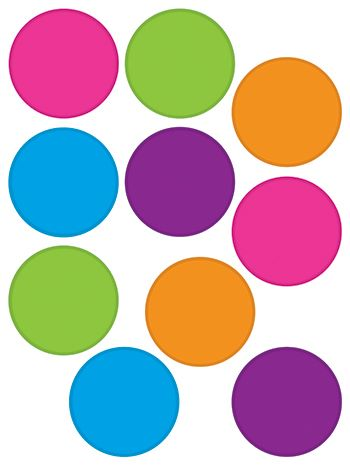
//> input picture Region Growing/BW/circles.jpg, 350 x 467 px
$ ./main   (built with g++ and OpenCV 4)
//> lines starting //> are read from the running program, lines starting //| are printed output that depends on the picture; after the words box and inside, x2 and y2 are one past the last pixel; in counts of white or black regions, pixels touching at a corner belong together
#include <stdio.h>
#include <iostream>
#include <vector>
#include <numeric>
#include <math.h>
#include <opencv2/opencv.hpp>
#include <string>
#include <stdlib.h>
#include <time.h>
using namespace cv;
using namespace std;

int stdThreshold=20;
int pixelsThreshold=20;
Mat inputImage;
Mat outputImage;
Mat visited;

class Region
{
    public:
        int ID;
        double mean;
        double var;
        double std;
        int n;
        Vec3b color;

    Region()
    {
        static int counter=0;
        counter += 1;
        this->ID = counter;
        this->mean = 0;
        this->var = 0;
        this->std = 0;
        this-> color = Vec3b(rand()%256,rand()%256,rand()%256);
        n=0;
    }

    double getVariance(double x)
    {
        int tempN = n;
        double tempVar = var;
        tempN++;
        tempVar += (tempN-1)*(x-mean)*(x-mean)/(tempN);
        return (tempVar/tempN);
    }

    double getStd(double x)
    {
        int tempN = n;
        double tempVar = var;
        tempN++;
        tempVar += (tempN-1)*(x-mean)*(x-mean)/(tempN);
        return sqrt(tempVar/tempN);
    }

    void addPixel(double x)
    {
        n++;
        if (n==1)
        {
            mean = x;
            var = 0;
        }
        else
        {
            var  += (n-1) * (x-mean)*(x-mean) / (n);
            std = sqrt(var);
            mean += (x-mean) / n;

        }
    }
};
vector<Region> regions;

void recursion(int y, int x)
{
    visited.at<float>(y,x) = regions.back().ID;
    outputImage.at<Vec3b>(y,x) = regions.back().color;
    int N = inputImage.rows;
    int M = inputImage.cols;
    for(int i=-1; i<=1; i++)
    {
        for(int j=-1; j<=1; j++)
        {
            if((y+i)>=0 && (x+j)>=0 && (y+i)<N && (x+j)<M && (i|j)!=0)//se rientra nei bordi dell'immagine e non è il pixel centrale
            {
                if(visited.at<float>(y+i, x+j)==0)//se non l'ho già visitato
                {
                    // float std=regions.back().getStd(inputImage.at<uchar>(y+i,x+j));
                    float mean=regions.back().mean;
                    if(abs(mean-inputImage.at<uchar>(y+i,x+j))<50)//testa la varianza
                    {
                        visited.at<float>(y+i, x+j) = regions.back().ID;
                        regions.back().addPixel(inputImage.at<uchar>(y+i,x+j));
                        recursion(y+i, x+j);//richiamo su questo pixel
                    }
                }
            }
        }
    }
}

void regionGrowing()
{
    int N = inputImage.rows;
    int M = inputImage.cols;
    visited = Mat::zeros(inputImage.size(), CV_32FC1);
    outputImage = Mat::zeros(inputImage.size(),CV_8UC3);
    srand(time(NULL));
    int seedX = rand()%M; //0-700
    int seedY = rand()%N; //0-200
    while(visited.at<float>(seedY,seedX)==0)
    {
        regions.push_back(Region());
        regions.back().addPixel(inputImage.at<uchar>(seedY,seedX));
        recursion(seedY, seedX);
        if(regions.back().n<pixelsThreshold)
        {
            for(int j=0; j<N; j++)//scorro le righe
                for(int i=0; i<M; i++)//scorro le colonne
                    if(visited.at<float>(j,i)==regions.back().ID)
                        outputImage.at<Vec3b>(j,i) = Vec3b(0,0,0);
            regions.pop_back();
        }
        for(int j=0; j<N; j++)//scorro le righe
            for(int i=0; i<M; i++)//scorro le colonne
                if(visited.at<float>(j,i)==0)
                {
                    seedY=j;
                    seedX=i;
                }
    }
    imwrite("visited.jpg", outputImage);
    cout << "Numbers of regions: "<< regions.size() << endl;
}

int main(int argc, char** argv )
{
    const char* fileName = "circles.jpg";
    inputImage = imread(fileName, IMREAD_GRAYSCALE);//immagine presa in input
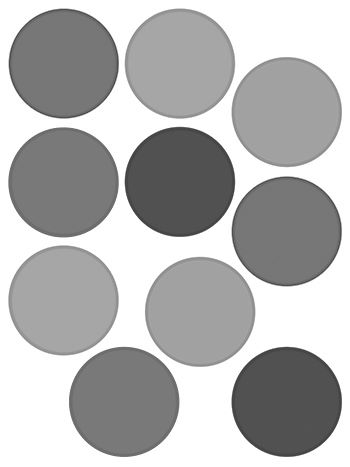
//> inputImage: 467 rows x 350 cols, CV_8UC1; min 47, max 255, mean 180.6
    if (!inputImage.data)
    {
        printf("No image data \n");
        return -1;
    }
    // int dim = MAX(inputImage.rows,inputImage.cols);
    //resize(inputImage, inputImage, Size(300,300),0,0,INTER_LINEAR);
    //GaussianBlur(inputImage,inputImage, Size(5,5), 3, 3, 4);
    medianBlur(inputImage,inputImage,3);
//> inputImage: 467 rows x 350 cols, CV_8UC1; 13.72% of pixels changed, all inside (x1, y1, x2, y2) = (8, 8, 344, 464)
    //threshold(inputImage,inputImage,200,255, THRESH_BINARY);
    //imshow("immagine", inputImage);
    //waitKey(0);
    regionGrowing();
//> the loop in regionGrowing, `while(visited.at<float>(seedY,seedX)==0)` made 400 passes
//> mean in addPixel on passes 1 to 3: 121, 255, 204
//> after the loop in regionGrowing, `while(visited.at<float>(seedY,seedX)==0)`:
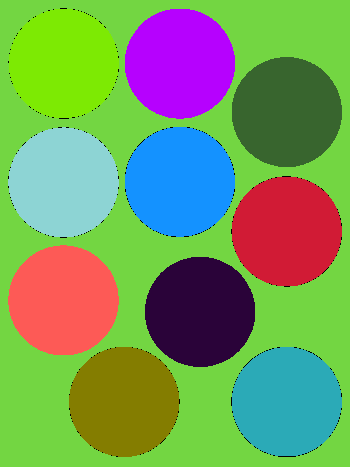
//> outputImage: 467 rows x 350 cols, CV_8UC3; mean B, G, R 94.2, 153.1, 117.7
//> after the loop in regionGrowing, `while(visited.at<float>(seedY,seedX)==0)`: regions = 11 items; seedY = 8; seedX = 66
//| Numbers of regions: 11
    return 0;
}


    // [14 lines of commented-out code are left out]
